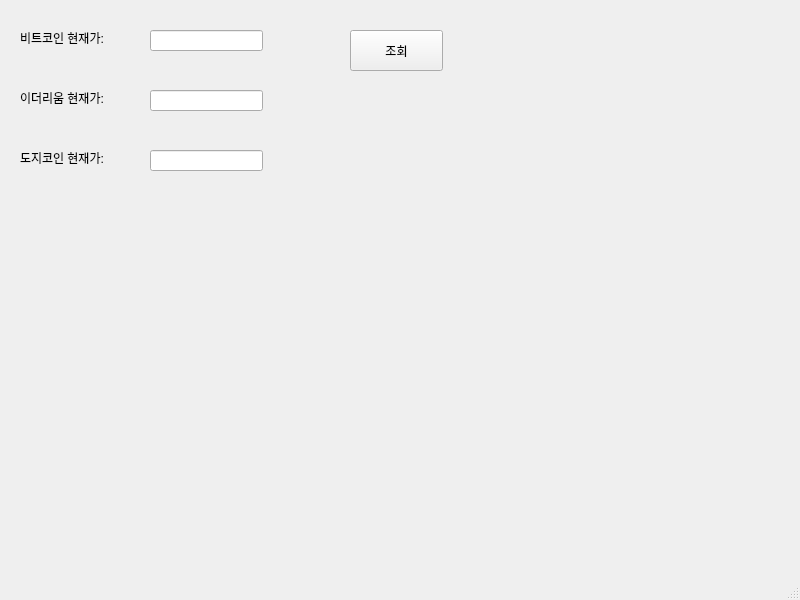
<?xml version="1.0" encoding="UTF-8"?>
<ui version="4.0">
 <class>MainWindow</class>
 <widget class="QMainWindow" name="MainWindow">
  <property name="geometry">
   <rect>
    <x>0</x>
    <y>0</y>
    <width>800</width>
    <height>600</height>
   </rect>
  </property>
  <property name="windowTitle">
   <string>Upbit 시세 조회기</string>
  </property>
  <property name="windowIcon">
   <iconset>
    <normaloff>gingerbread.JPG</normaloff>gingerbread.JPG</iconset>
  </property>
  <widget class="QWidget" name="centralwidget">
   <widget class="QLabel" name="label">
    <property name="geometry">
     <rect>
      <x>20</x>
      <y>30</y>
      <width>121</width>
      <height>16</height>
     </rect>
    </property>
    <property name="text">
     <string>비트코인 현재가: </string>
    </property>
   </widget>
   <widget class="QLineEdit" name="lineEdit">
    <property name="geometry">
     <rect>
      <x>150</x>
      <y>30</y>
      <width>113</width>
      <height>21</height>
     </rect>
    </property>
   </widget>
   <widget class="QPushButton" name="pushButton">
    <property name="geometry">
     <rect>
      <x>350</x>
      <y>30</y>
      <width>93</width>
      <height>41</height>
     </rect>
    </property>
    <property name="text">
     <string>조회</string>
    </property>
   </widget>
   <widget class="QLabel" name="label_2">
    <property name="geometry">
     <rect>
      <x>20</x>
      <y>90</y>
      <width>121</width>
      <height>16</height>
     </rect>
    </property>
    <property name="text">
     <string>이더리움 현재가: </string>
    </property>
   </widget>
   <widget class="QLineEdit" name="lineEdit_2">
    <property name="geometry">
     <rect>
      <x>150</x>
      <y>90</y>
      <width>113</width>
      <height>21</height>
     </rect>
    </property>
   </widget>
   <widget class="QLabel" name="label_3">
    <property name="geometry">
     <rect>
      <x>20</x>
      <y>150</y>
      <width>121</width>
      <height>16</height>
     </rect>
    </property>
    <property name="text">
     <string>도지코인 현재가: </string>
    </property>
   </widget>
   <widget class="QLineEdit" name="lineEdit_3">
    <property name="geometry">
     <rect>
      <x>150</x>
      <y>150</y>
      <width>113</width>
      <height>21</height>
     </rect>
    </property>
   </widget>
  </widget>
  <widget class="QMenuBar" name="menubar">
   <property name="geometry">
    <rect>
     <x>0</x>
     <y>0</y>
     <width>800</width>
     <height>26</height>
    </rect>
   </property>
  </widget>
  <widget class="QStatusBar" name="statusbar"/>
 </widget>
 <resources/>
 <connections/>
</ui>
